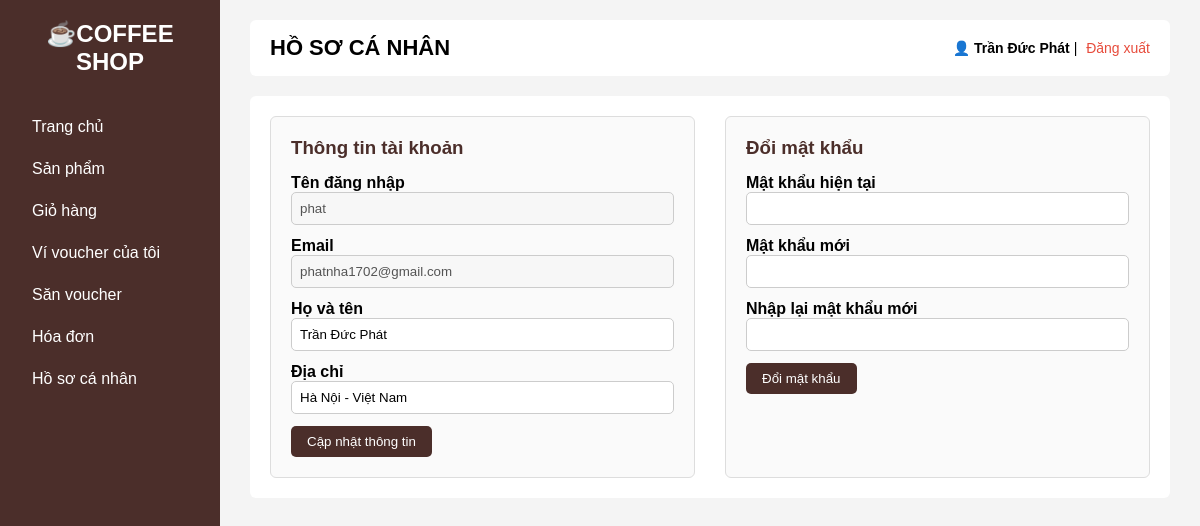
The page /php/phpUser/personalProfile.php (signed in) on the database its author committed.
### tables this page shows
CREATE TABLE `users` (
  `id` int(11) NOT NULL,
  `name` varchar(100) NOT NULL,
  `username` varchar(100) NOT NULL,
  `password` varchar(255) NOT NULL,
  `role` varchar(20) NOT NULL DEFAULT 'user',
  `email` varchar(255) NOT NULL,
  `address` varchar(255) DEFAULT NULL
);

### php/phpUser/personalProfile.php (the view, shortened to what this page needs)
<?php
include "../connect.php";
$userId = $_SESSION["user_id"];
$stmt = $conn->prepare("SELECT username, name, email, address FROM users WHERE id = ?");
$stmt->bind_param("i", $userId);
$stmt->execute();
$user = $stmt->get_result()->fetch_assoc();
?>
<!DOCTYPE html>
<html lang="vi">
<head>
    <link rel="stylesheet" href="../../css/profile.css">
</head>
<body>
    <div class="layout">
        <div class="sidebar">
            <h2>☕COFFEE SHOP</h2>
            <ul>
                <li><a href="userHome.php">Trang chủ</a></li>
                <li><a href="products.php">Sản phẩm</a></li>
                <li><a href="cart.php">Giỏ hàng</a></li>
                <li><a href="my_vouchers.php"> Ví voucher của tôi</a></li>
                <li><a href="kho_voucher.php"> Săn voucher</a></li>
                <li><a href="invoice.php">Hóa đơn</a></li>
                <li class="active"><a href="personalProfile.php">Hồ sơ cá nhân</a></li>
            </ul>
        </div>
        <div class="content">
            <div class="topbar">
                <h1>HỒ SƠ CÁ NHÂN</h1>
                <div class="account">
                    👤 <b><?= htmlspecialchars($_SESSION["name"]) ?></b> |
                    <a href="../phpAccount/logout.php">Đăng xuất</a>
                </div>
            </div>
            <div class="welcome">
                <div class="profile-container">
                    <div class="profile-box">
                        <h3>Thông tin tài khoản</h3>
                        <form method="post">
                            <p>
                                <b>Tên đăng nhập</b><br>
                                <input type="text" value="<?= htmlspecialchars($user["username"]) ?>" disabled>
                            </p>
                            <p>
                                <b>Email</b><br>
                                <input type="email" value="<?= htmlspecialchars($user["email"]) ?>" disabled>
                            </p>
                            <p>
                                <b>Họ và tên</b><br>
                                <input type="text" name="name" value="<?= htmlspecialchars($user["name"]) ?>">
                            </p>
                            <p>
                                <b>Địa chỉ</b><br>
                                <input type="text" name="address" placeholder="Nhập địa chỉ của bạn" value="<?= htmlspecialchars($user["address"] ?? "") ?>">
                            </p>
                            <button type="submit" name="update_profile">Cập nhật thông tin</button>
                        </form>
                    </div>
                    <div class="profile-box">
                        <h3>Đổi mật khẩu</h3>
                        <form method="post">
                            <p>
                                <b>Mật khẩu hiện tại</b><br>
                                <input type="password" name="old_password" required>
                            </p>
                            <p>
                                <b>Mật khẩu mới</b><br>
                                <input type="password" name="new_password" required>
                            </p>
                            <p>
                                <b>Nhập lại mật khẩu mới</b><br>
                                <input type="password" name="re_password" required>
                            </p>
                            <button type="submit" name="change_password">Đổi mật khẩu</button>
                        </form>
                    </div>
                </div>
            </div>
        </div>
</body>
</html>

### css/profile.css (style rules this page uses)
* { margin: 0; padding: 0; box-sizing: border-box; font-family: Arial, sans-serif; }
.layout { display: flex; height: 100vh; background: #f4f4f4; }
.sidebar { width: 220px; background: #4b2e2a; color: white; padding: 20px; }
.sidebar h2 { text-align: center; margin-bottom: 30px; }
.sidebar ul { list-style: none; }
.sidebar li { padding: 12px; cursor: pointer; border-radius: 5px; }
.content { flex: 1; padding: 20px 30px; }
.topbar { display: flex; justify-content: space-between; align-items: center; background: white; padding: 15px 20px; border-radius: 6px; margin-bottom: 20px; }
.topbar h1 { font-size: 22px; }
.account { font-size: 14px; }
.account a { text-decoration: none; color: #e74c3c; margin-left: 5px; }
.welcome { background: white; padding: 20px; border-radius: 6px; }
.sidebar a { text-decoration: none; color: white; display: block; width: 100%; }
.profile-container { display: flex; gap: 30px; }
.profile-box { flex: 1; border: 1px solid #ddd; border-radius: 6px; padding: 20px; background: #fafafa; }
.profile-box h3 { margin-bottom: 15px; color: #4b2e2a; }
.profile-box input { width: 100%; padding: 8px; margin-bottom: 12px; border-radius: 5px; border: 1px solid #ccc; }
.profile-box button { background: #4b2e2a; color: white; padding: 8px 16px; border: none; border-radius: 5px; cursor: pointer; }

### rows shown on the page
users: username "phat", email "phatnha1702@gmail.com", name "Trần Đức Phát", address "Hà Nội - Việt Nam"

### other values the page prints
$_SESSION["name"] "Trần Đức Phát"
